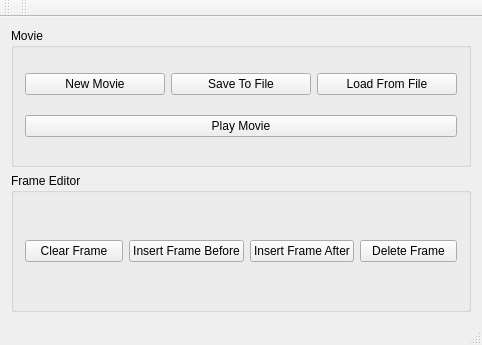
<?xml version="1.0" encoding="UTF-8"?>
<ui version="4.0">
 <class>MainWindow</class>
 <widget class="QMainWindow" name="MainWindow">
  <property name="geometry">
   <rect>
    <x>0</x>
    <y>0</y>
    <width>482</width>
    <height>345</height>
   </rect>
  </property>
  <property name="windowTitle">
   <string>MainWindow</string>
  </property>
  <widget class="QWidget" name="centralWidget">
   <layout class="QVBoxLayout" name="verticalLayout_2">
    <item>
     <layout class="QVBoxLayout" name="verticalLayout">
      <item>
       <layout class="QVBoxLayout" name="verticalLayoutWidgetLed"/>
      </item>
      <item>
       <layout class="QHBoxLayout" name="horizontalLayout">
        <item>
         <widget class="QGroupBox" name="groupBoxMovie">
          <property name="title">
           <string>Movie</string>
          </property>
          <property name="flat">
           <bool>false</bool>
          </property>
          <layout class="QHBoxLayout" name="horizontalLayout_2">
           <item>
            <layout class="QVBoxLayout" name="verticalLayout_3">
             <item>
              <layout class="QHBoxLayout" name="horizontalLayout_5">
               <item>
                <widget class="QPushButton" name="btnNewMovie">
                 <property name="text">
                  <string>New Movie</string>
                 </property>
                </widget>
               </item>
               <item>
                <widget class="QPushButton" name="btnSaveToFile">
                 <property name="text">
                  <string>Save To File</string>
                 </property>
                </widget>
               </item>
               <item>
                <widget class="QPushButton" name="btnLoadFromFile">
                 <property name="text">
                  <string>Load From File</string>
                 </property>
                </widget>
               </item>
              </layout>
             </item>
             <item>
              <widget class="QPushButton" name="btnPlayStopMovie">
               <property name="text">
                <string>Play Movie</string>
               </property>
              </widget>
             </item>
            </layout>
           </item>
          </layout>
         </widget>
        </item>
       </layout>
      </item>
      <item>
       <layout class="QHBoxLayout" name="horizontalLayout_3">
        <item>
         <widget class="QGroupBox" name="groupBoxFrame">
          <property name="title">
           <string>Frame Editor</string>
          </property>
          <layout class="QGridLayout" name="gridLayout">
           <item row="0" column="0">
            <layout class="QHBoxLayout" name="horizontalLayout_4">
             <item>
              <widget class="QPushButton" name="btnFrameClear">
               <property name="text">
                <string>Clear Frame</string>
               </property>
              </widget>
             </item>
             <item>
              <widget class="QPushButton" name="btnFrameInsertBefore">
               <property name="text">
                <string>Insert Frame Before</string>
               </property>
              </widget>
             </item>
             <item>
              <widget class="QPushButton" name="btnFrameInsertAfter">
               <property name="text">
                <string>Insert Frame After</string>
               </property>
              </widget>
             </item>
             <item>
              <widget class="QPushButton" name="btnFrameDelete">
               <property name="text">
                <string>Delete Frame</string>
               </property>
              </widget>
             </item>
            </layout>
           </item>
          </layout>
         </widget>
        </item>
       </layout>
      </item>
     </layout>
    </item>
   </layout>
  </widget>
  <widget class="QMenuBar" name="menuBar">
   <property name="geometry">
    <rect>
     <x>0</x>
     <y>0</y>
     <width>482</width>
     <height>20</height>
    </rect>
   </property>
  </widget>
  <widget class="QToolBar" name="mainToolBar">
   <attribute name="toolBarArea">
    <enum>TopToolBarArea</enum>
   </attribute>
   <attribute name="toolBarBreak">
    <bool>false</bool>
   </attribute>
  </widget>
  <widget class="QStatusBar" name="statusBar"/>
  <widget class="QToolBar" name="toolBar">
   <property name="windowTitle">
    <string>toolBar</string>
   </property>
   <attribute name="toolBarArea">
    <enum>TopToolBarArea</enum>
   </attribute>
   <attribute name="toolBarBreak">
    <bool>false</bool>
   </attribute>
  </widget>
 </widget>
 <layoutdefault spacing="6" margin="11"/>
 <resources/>
 <connections>
  <connection>
   <sender>btnLoadFromFile</sender>
   <signal>clicked()</signal>
   <receiver>MainWindow</receiver>
   <slot>onBtnLoadFromFile()</slot>
   <hints>
    <hint type="sourcelabel">
     <x>103</x>
     <y>127</y>
    </hint>
    <hint type="destinationlabel">
     <x>199</x>
     <y>149</y>
    </hint>
   </hints>
  </connection>
  <connection>
   <sender>btnSaveToFile</sender>
   <signal>clicked()</signal>
   <receiver>MainWindow</receiver>
   <slot>onBtnSaveToFile()</slot>
   <hints>
    <hint type="sourcelabel">
     <x>295</x>
     <y>127</y>
    </hint>
    <hint type="destinationlabel">
     <x>199</x>
     <y>149</y>
    </hint>
   </hints>
  </connection>
  <connection>
   <sender>btnNewMovie</sender>
   <signal>clicked()</signal>
   <receiver>MainWindow</receiver>
   <slot>onBtnNewMovie()</slot>
   <hints>
    <hint type="sourcelabel">
     <x>71</x>
     <y>127</y>
    </hint>
    <hint type="destinationlabel">
     <x>199</x>
     <y>149</y>
    </hint>
   </hints>
  </connection>
  <connection>
   <sender>btnPlayStopMovie</sender>
   <signal>clicked()</signal>
   <receiver>MainWindow</receiver>
   <slot>onBtnPlayStopMovie()</slot>
   <hints>
    <hint type="sourcelabel">
     <x>240</x>
     <y>204</y>
    </hint>
    <hint type="destinationlabel">
     <x>240</x>
     <y>172</y>
    </hint>
   </hints>
  </connection>
  <connection>
   <sender>btnFrameClear</sender>
   <signal>clicked()</signal>
   <receiver>MainWindow</receiver>
   <slot>onBtnFrameClear()</slot>
   <hints>
    <hint type="sourcelabel">
     <x>65</x>
     <y>283</y>
    </hint>
    <hint type="destinationlabel">
     <x>240</x>
     <y>172</y>
    </hint>
   </hints>
  </connection>
  <connection>
   <sender>btnFrameDelete</sender>
   <signal>clicked()</signal>
   <receiver>MainWindow</receiver>
   <slot>onBtnFrameDelete()</slot>
   <hints>
    <hint type="sourcelabel">
     <x>413</x>
     <y>283</y>
    </hint>
    <hint type="destinationlabel">
     <x>240</x>
     <y>172</y>
    </hint>
   </hints>
  </connection>
  <connection>
   <sender>btnFrameInsertBefore</sender>
   <signal>clicked()</signal>
   <receiver>MainWindow</receiver>
   <slot>onBtnFrameInsertBefore()</slot>
   <hints>
    <hint type="sourcelabel">
     <x>176</x>
     <y>283</y>
    </hint>
    <hint type="destinationlabel">
     <x>240</x>
     <y>172</y>
    </hint>
   </hints>
  </connection>
  <connection>
   <sender>btnFrameInsertAfter</sender>
   <signal>clicked()</signal>
   <receiver>MainWindow</receiver>
   <slot>onBtnFrameInsertAfter()</slot>
   <hints>
    <hint type="sourcelabel">
     <x>304</x>
     <y>283</y>
    </hint>
    <hint type="destinationlabel">
     <x>240</x>
     <y>172</y>
    </hint>
   </hints>
  </connection>
 </connections>
 <slots>
  <slot>onBtnLoadFromFile()</slot>
  <slot>onBtnSaveToFile()</slot>
  <slot>onBtnNewMovie()</slot>
  <slot>onBtnPlayStopMovie()</slot>
  <slot>onBtnFrameClear()</slot>
  <slot>onBtnFrameInsertBefore()</slot>
  <slot>onBtnFrameInsertAfter()</slot>
  <slot>onBtnFrameDelete()</slot>
 </slots>
</ui>
